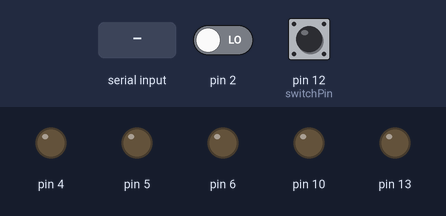
A sketch run on a simulated Arduino Uno, built with avr-gcc and run on an emulated ATmega328P. Parts: output pins drawn as LEDs (lit = HIGH). The test bench sets the inputs (shaded band); at power-on: pin 2 LOW, pin 12 (switchPin) HIGH. What the sketch prints to the serial monitor is not drawn.

Above: at 1.2 s.
1.3 s: "L" received over Serial
At 4.2 s:
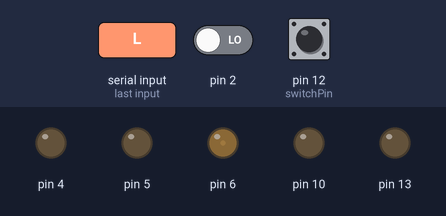
4.3 s: "M" received over Serial
At 8.8 s:
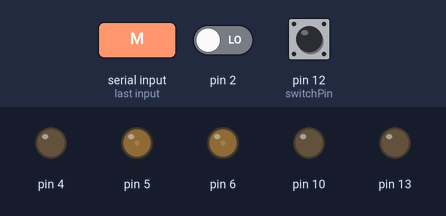
10.0 s: "R" received over Serial
At 11.6 s:
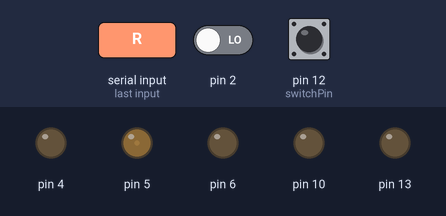
13.0 s: "U" received over Serial
At 15.8 s:
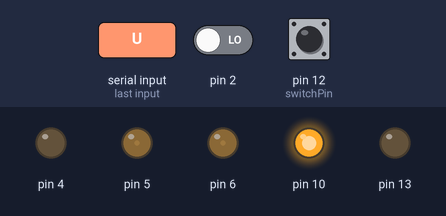
16.0 s: "A" received over Serial
Timing chart, 0 to 22.3 s (numbered marks = the images above; inputs shaded):
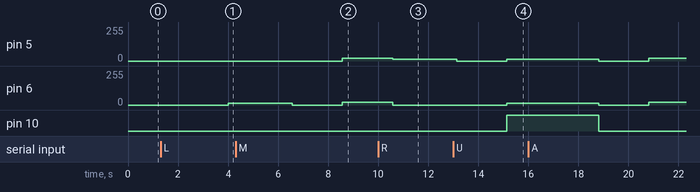

Measured:
- after the input at 1.3 s, pin 6: 0/255 → 15/255 after 2.7 s
- after the input at 4.3 s, pin 5: 0/255 → 22/255 after 4.3 s
- after the input at 10.0 s, pin 5: 22/255 → 15/255 after 0.57 s; pin 6: 22/255 → 0/255 after 0.57 s
- after the input at 13.0 s, pin 6: 0/255 → 15/255 after 2.1 s; pin 10: LOW → HIGH after 2.1 s

The sketch:

driver_test.ino
```cpp
#include "cytron_driver.h"
#include "SerialData.h"
#include "PID.h"

#define PWM_STEP  1
#define TURN_TIME 250
#define MIN_STOP  40

#define AUTO  1
#define MANUAL  2
#define EMERG_STOP  -1

#define FORWARD 1
#define REVERSE -1
#define RIGHT 2
#define LEFT  3

#define MAX_TH  30
#define ABS_PAN 0.5*MAX_TH

int throttlePin = 9;    // channel 3
int panPin = 3;         // channel 1
int switchPin = 12;     // channel 5
//int reversePin = 13;
int baseThrottle = MAX_TH/2 ;
int prevAngle = 0;
int noLineCount = 0;

/* PID variables */
double kp = 1.5, ki = 0.0, kd = 0.0;
int setpoint = baseThrottle;
int l_acc = 0, l_err = 0, l_prev = 0;
int r_acc = 0, r_err = 0, r_prev = 0;


SerialData serialdata(0);

//extern int dout;
int out = 0;

int dir = FORWARD;
int l_prev_spd = 0;
int r_prev_spd = 0;

int l_set_spd = 0;
int r_set_spd = 0;

int inputThrottle = 0;
int inputPan = 0;

int throttle = 0;
int pan = 0;
int modeSwitch = 0;
int reverseSw = 0;

volatile int sys_state = MANUAL;
volatile int prev_sys_state = sys_state;
CytronMD rightMtr(PWM_DIR, 6, 4);
CytronMD leftMtr(PWM_DIR, 5, 10);

// ultrasonic variables
unsigned int dist_pin = 2;   // The Arduino's the Pin2 connection to US-100 Echo / RX
int em_stop = 0;

void setup() {
  Serial.begin(115200);

  //motor.begin();
  pinMode(13, OUTPUT);
  pinMode(throttlePin, INPUT);
  pinMode(panPin, INPUT);
  pinMode(switchPin, INPUT);

  //ultrasonic pin declaration
  pinMode(dist_pin, INPUT);
  //attachInterrupt(digitalPinToInterrupt(dist_pin), dist_handler_high, RISING);
  //sei();
}

//void dist_handler_high(){
//  sys_state = EMERG_STOP;
//  attachInterrupt(digitalPinToInterrupt(dist_pin), dist_handler_low, FALLING);
//}
//
//void dist_handler_low(){
//  sys_state = MANUAL;
//  attachInterrupt(digitalPinToInterrupt(dist_pin), dist_handler_high, RISING);
//}

int pid(int spderr, int &prev_val, int &Iterm){
  Iterm += spderr;
  int prev_error = prev_val - setpoint;
  int Dterm = spderr - prev_error;
  int mtr_spd = kp*(spderr) + ki*(Iterm) + kd*(Dterm);
  prev_val = mtr_spd;

  return mtr_spd;
}

void debugOutputs(){
  Serial.print("Throttle input: ");
  Serial.print(inputThrottle);
  Serial.print("  Pan input: ");
  Serial.print(inputPan);
  Serial.print("  Mapped throttle: ");
  Serial.print(throttle);
  Serial.print("  Mapped pan: ");
  Serial.print(pan);
  Serial.print("  Left Motor PWM: ");
  Serial.print(l_set_spd);
  Serial.print("  Right Motor PWM: ");
  Serial.print(r_set_spd);
  Serial.print("  Direction: ");
  if(dir == FORWARD){
    Serial.print("FORWARD");
  }
  else if(dir == REVERSE){
    Serial.print("REVERSE");
  }
  Serial.println("");
}

void smoothShift(int l_spd, int r_spd, int l_dir, int r_dir){
  //reverseSw = pulseIn(reversePin, HIGH);
  reverseSw = 0;
  for(int i = 0; i < 254; i++){
    if(l_prev_spd > l_spd){
      l_prev_spd -= PWM_STEP;
    }
    else if(l_prev_spd < l_spd){
      l_prev_spd += PWM_STEP;
    }
    if(r_prev_spd > r_spd){
      r_prev_spd -= PWM_STEP;
    }
    else if(r_prev_spd < r_spd){
      r_prev_spd += PWM_STEP;
    }

    l_prev_spd = constrain(l_prev_spd, -2*MAX_TH, 2*MAX_TH);
    r_prev_spd = constrain(r_prev_spd, -2*MAX_TH, 2*MAX_TH);


    if(sys_state == MANUAL){
      if((l_prev_spd < 3) && (r_prev_spd < 3)){
        if(reverseSw < 1500){
          dir = FORWARD;
        }
        else if(reverseSw > 1500){
          dir = REVERSE;
        }
      }
    }
    else if(sys_state == AUTO){
      dir = FORWARD;
    }

    //motor.set(B, r_prev_spd, dir);
    //motor.set(A, l_prev_spd, dir);

    leftMtr.setSpeed(l_prev_spd*l_dir);
    rightMtr.setSpeed(r_prev_spd*r_dir);

    if((l_prev_spd == l_set_spd) && (r_prev_spd == r_set_spd)){
      break;
    }
  }

}

void kickStart(){
  smoothShift(0,0,FORWARD,FORWARD);
  for(int i =0; i < 180; i++){
      smoothShift(baseThrottle, baseThrottle, FORWARD, FORWARD);
      delay(5);
  }
  Serial.flush();
  return;
}

void reverseMotion(){
  smoothShift(0,0,FORWARD,FORWARD);
  for(int i =0; i < 180; i++){
      smoothShift(baseThrottle, baseThrottle, REVERSE, REVERSE);
      delay(5);
  }
  Serial.flush();
  return;
}

void turnVehicle(int turn_dir){
  smoothShift(0,0, FORWARD, FORWARD);
  if(turn_dir == LEFT){

    //Serial.println("Turning left");
    //delay(TURN_TIME);
    for(int i =0; i < TURN_TIME; i++){
      smoothShift(0, baseThrottle, REVERSE, FORWARD);
      delay(5);
    }
  }
  if(turn_dir == RIGHT){
    //smoothShift(baseThrottle, baseThrottle, FORWARD, REVERSE);
    for(int i =0; i < TURN_TIME; i++){
      smoothShift(baseThrottle, 0, FORWARD, REVERSE);
      delay(5);
    }
    //delay(TURN_TIME);
  }
  Serial.flush();
  smoothShift(0,0, FORWARD, FORWARD);
}

void aboutTurnVehicle(){
  smoothShift(0,0,FORWARD,FORWARD);
  for(int i = 0; i < 400; i++){
    smoothShift(baseThrottle, baseThrottle, REVERSE, FORWARD);
    delay(5);
  }
  Serial.flush();
  smoothShift(0,0,FORWARD,FORWARD);
}

int filter_recv_value(int val){
  val = map(val, -120, 120, -ABS_PAN, ABS_PAN);
  val = constrain(val, -ABS_PAN, ABS_PAN);
  return val;
}

void modeAuto(){

  if(Serial.available() > 0){
    //out = serialdata.decodeData(serialdata.data);
    serialdata.decodeData(serialdata.data);
    out = serialdata.data.angle;
  }
  noInterrupts();
  //Serial.println(serialdata.data.t);
  if(serialdata.data.t == 'L'){
    out = 0;
    //smoothShift(0,0,FORWARD,FORWARD);
    turnVehicle(LEFT);
    serialdata.data.t = 'N';
    stopThatDamnVehicle = 0;
    return;
  }
  if(serialdata.data.t == 'R'){
    out = 0;
    //smoothShift(0,0,FORWARD,FORWARD);
    turnVehicle(RIGHT);
    serialdata.data.t = 'N';
    stopThatDamnVehicle = 0;
    return;
  }
  if(serialdata.data.t == 'U'){
    out = 0;
    aboutTurnVehicle();
    serialdata.data.t = 'N';
    stopThatDamnVehicle = 0;
    return;
  }
  if(serialdata.data.t == 'F'){
    out = 0;
    kickStart();
    serialdata.data.t = 'N';
    stopThatDamnVehicle = 0;
    return;
  }
  //Serial.println(serialdata.data.t);
  //noInterrupts();
  if(stopThatDamnVehicle > 10){
    //digitalWrite(13, HIGH);
    out = 0;
    smoothShift(0,0, FORWARD, FORWARD);
    //reverseMotion();
    //stopThatDamnVehicle = 0;
    return;
  }

  if(out > 360){

  out = prevAngle;
  out = filter_recv_value(out);

  smoothShift(pid((baseThrottle+out), l_prev, l_acc), pid((baseThrottle-out), r_prev, r_acc), FORWARD, FORWARD);
  }

  else {
    out = filter_recv_value(out);
    prevAngle = out;

    smoothShift(pid((baseThrottle+out), l_prev, l_acc), pid((baseThrottle-out), r_prev, r_acc), FORWARD, FORWARD);
  }
  //}
  //debugOutputs();
  return;
}

void modeManual(){
  stopThatDamnVehicle = 0;
  Serial.flush();
  //digitalWrite(13, LOW);
  inputThrottle = pulseIn(throttlePin, HIGH);
  inputPan = pulseIn(panPin, HIGH);

  throttle = map(inputThrottle, 1010, 2000, 0, MAX_TH);
  throttle = constrain(throttle, 0, MAX_TH);
  //pan = map(inputPan, 1989, 995, -35, 35);
  pan = map(inputPan, 2000, 1010, -ABS_PAN, ABS_PAN);
  pan = constrain(pan, -ABS_PAN, ABS_PAN);

  if(inputThrottle == 0) throttle = 0;
  if(inputPan == 0) pan = 0;

  l_set_spd = throttle + pan;
  r_set_spd = throttle - pan;


  smoothShift(l_set_spd, r_set_spd, FORWARD, FORWARD);
}

void serialEvent(){
  //delay(5);
  modeAuto();
}

void testFunc(){
  turnVehicle(LEFT);
  delay(2400);
  turnVehicle(RIGHT);
  delay(2400);
//  Serial.print("Right mtr spd: ");
//  Serial.print(r);
//  Serial.print("  Left mtr spd: ");
//  Serial.print(l);
//  Serial.print("  Right prev: ");
//  Serial.print(r_prev);
//  Serial.print("  Left prev: ");
//  Serial.print(l_prev);
//  Serial.print("  Right acc: ");
//  Serial.print(r_acc);
//  Serial.print("  Left acc: ");
//  Serial.println(l_acc);

}

void loop() {

  modeSwitch = pulseIn(switchPin, HIGH);
  em_stop = pulseIn(dist_pin, HIGH);

//  if(em_stop > 1000){
//    noInterrupts();
//    smoothShift(0,0, FORWARD, FORWARD);
//    Serial.flush();
//    digitalWrite(13, HIGH);
//  }

  if(modeSwitch > 1500){
    digitalWrite(13, LOW);
    noInterrupts();
    sys_state = MANUAL;

    modeManual();
  }
  else{
    if(em_stop < 1000){
      digitalWrite(13, LOW);
      sys_state = AUTO;
      interrupts();
    }
    else{
      noInterrupts();
      smoothShift(0,0, FORWARD, FORWARD);
      Serial.flush();
      digitalWrite(13, HIGH);
    }

  }

}
```

PID.cpp
```cpp
// (licence header left out)
#if ARDUINO >= 100
  #include "Arduino.h"
#else
  #include "WProgram.h"
#endif

#include "PID.h"

/*Constructor (...)*********************************************************
 *    The parameters specified here are those for for which we can't set up
 *    reliable defaults, so we need to have the user set them.
 ***************************************************************************/
PID::PID(double* Input, double* Output, double* Setpoint,
        double Kp, double Ki, double Kd, int ControllerDirection)
{
	PID::SetOutputLimits(0, 255);				//default output limit corresponds to
												//the arduino pwm limits

    SampleTime = 100;							//default Controller Sample Time is 0.1 seconds

    PID::SetControllerDirection(ControllerDirection);
    PID::SetTunings(Kp, Ki, Kd);

    lastTime = millis()-SampleTime;
    inAuto = false;
    myOutput = Output;
    myInput = Input;
    mySetpoint = Setpoint;

}


/* Compute() **********************************************************************
 *     This, as they say, is where the magic happens.  this function should be called
 *   every time "void loop()" executes.  the function will decide for itself whether a new
 *   pid Output needs to be computed
 **********************************************************************************/
void PID::Compute()
{
   if(!inAuto) return;
   unsigned long now = millis();
   unsigned long timeChange = (now - lastTime);
   if(timeChange>=SampleTime)
   {
      /*Compute all the working error variables*/
	  double input = *myInput;
      double error = *mySetpoint - input;
      ITerm+= (ki * error);
      if(ITerm > outMax) ITerm= outMax;
      else if(ITerm < outMin) ITerm= outMin;
      double dInput = (input - lastInput);

      /*Compute PID Output*/
      //double output = kp * error + ITerm- kd * dInput;
      double output = kp * error + ITerm - kd * dInput;

	  if(output > outMax) output = outMax;
      else if(output < outMin) output = outMin;
	  *myOutput = output;

      /*Remember some variables for next time*/
      lastInput = input;
      lastTime = now;
   }
}


/* SetTunings(...)*************************************************************
 * This function allows the controller's dynamic performance to be adjusted.
 * it's called automatically from the constructor, but tunings can also
 * be adjusted on the fly during normal operation
 ******************************************************************************/
void PID::SetTunings(double Kp, double Ki, double Kd)
{
   if (Kp<0 || Ki<0 || Kd<0) return;

   dispKp = Kp; dispKi = Ki; dispKd = Kd;

   double SampleTimeInSec = ((double)SampleTime)/1000;
   kp = Kp;
   ki = Ki * SampleTimeInSec;
   kd = Kd / SampleTimeInSec;

  if(controllerDirection ==REVERSE)
   {
      kp = (0 - kp);
      ki = (0 - ki);
      kd = (0 - kd);
   }
}

/* SetSampleTime(...) *********************************************************
 * sets the period, in Milliseconds, at which the calculation is performed
 ******************************************************************************/
void PID::SetSampleTime(int NewSampleTime)
{
   if (NewSampleTime > 0)
   {
      double ratio  = (double)NewSampleTime
                      / (double)SampleTime;
      ki *= ratio;
      kd /= ratio;
      SampleTime = (unsigned long)NewSampleTime;
   }
}

/* SetOutputLimits(...)****************************************************
 *     This function will be used far more often than SetInputLimits.  while
 *  the input to the controller will generally be in the 0-1023 range (which is
 *  the default already,)  the output will be a little different.  maybe they'll
 *  be doing a time window and will need 0-8000 or something.  or maybe they'll
 *  want to clamp it from 0-125.  who knows.  at any rate, that can all be done
 *  here.
 **************************************************************************/
void PID::SetOutputLimits(double Min, double Max)
{
   if(Min >= Max) return;
   outMin = Min;
   outMax = Max;

   if(inAuto)
   {
	   if(*myOutput > outMax) *myOutput = outMax;
	   else if(*myOutput < outMin) *myOutput = outMin;

	   if(ITerm > outMax) ITerm= outMax;
	   else if(ITerm < outMin) ITerm= outMin;
   }
}

/* SetMode(...)****************************************************************
 * Allows the controller Mode to be set to manual (0) or Automatic (non-zero)
 * when the transition from manual to auto occurs, the controller is
 * automatically initialized
 ******************************************************************************/
void PID::SetMode(int Mode)
{
    bool newAuto = (Mode == AUTOMATIC);
    if(newAuto == !inAuto)
    {  /*we just went from manual to auto*/
        PID::Initialize();
    }
    inAuto = newAuto;
}

/* Initialize()****************************************************************
 *	does all the things that need to happen to ensure a bumpless transfer
 *  from manual to automatic mode.
 ******************************************************************************/
void PID::Initialize()
{
   ITerm = *myOutput;
   lastInput = *myInput;
   if(ITerm > outMax) ITerm = outMax;
   else if(ITerm < outMin) ITerm = outMin;
}

/* SetControllerDirection(...)*************************************************
 * The PID will either be connected to a DIRECT acting process (+Output leads
 * to +Input) or a REVERSE acting process(+Output leads to -Input.)  we need to
 * know which one, because otherwise we may increase the output when we should
 * be decreasing.  This is called from the constructor.
 ******************************************************************************/
void PID::SetControllerDirection(int Direction)
{
   if(inAuto && Direction !=controllerDirection)
   {
	  kp = (0 - kp);
      ki = (0 - ki);
      kd = (0 - kd);
   }
   controllerDirection = Direction;
}

/* Status Funcions*************************************************************
 * Just because you set the Kp=-1 doesn't mean it actually happened.  these
 * functions query the internal state of the PID.  they're here for display
 * purposes.  this are the functions the PID Front-end uses for example
 ******************************************************************************/
double PID::GetKp(){ return  dispKp; }
double PID::GetKi(){ return  dispKi;}
double PID::GetKd(){ return  dispKd;}
int PID::GetMode(){ return  inAuto ? AUTOMATIC : MANUAL;}
int PID::GetDirection(){ return controllerDirection;}
```

PID.h
```cpp
#ifndef PID_v1_h
#define PID_v1_h
#define LIBRARY_VERSION	1.0.0

class PID
{


  public:

  //Constants used in some of the functions below
  #define AUTOMATIC	1
  #define MANUAL	0
  #define DIRECT  0
  #define REVERSE  1

  //commonly used functions **************************************************************************
    PID(double*, double*, double*,        // * constructor.  links the PID to the Input, Output, and
        double, double, double, int);     //   Setpoint.  Initial tuning parameters are also set here

    void SetMode(int Mode);               // * sets PID to either Manual (0) or Auto (non-0)

    void Compute();                       // * performs the PID calculation.  it should be
                                          //   called every time loop() cycles. ON/OFF and
                                          //   calculation frequency can be set using SetMode
                                          //   SetSampleTime respectively

    void SetOutputLimits(double, double); //clamps the output to a specific range. 0-255 by default, but
										  //it's likely the user will want to change this depending on
										  //the application


  //available but not commonly used functions ********************************************************
    void SetTunings(double, double,       // * While most users will set the tunings once in the
                    double);         	  //   constructor, this function gives the user the option
                                          //   of changing tunings during runtime for Adaptive control
	void SetControllerDirection(int);	  // * Sets the Direction, or "Action" of the controller. DIRECT
										  //   means the output will increase when error is positive. REVERSE
										  //   means the opposite.  it's very unlikely that this will be needed
										  //   once it is set in the constructor.
    void SetSampleTime(int);              // * sets the frequency, in Milliseconds, with which
                                          //   the PID calculation is performed.  default is 100


  //Display functions ****************************************************************
	double GetKp();						  // These functions query the pid for interal values.
	double GetKi();						  //  they were created mainly for the pid front-end,
	double GetKd();						  // where it's important to know what is actually
	int GetMode();						  //  inside the PID.
	int GetDirection();					  //

  private:
	void Initialize();

	double dispKp;				// * we'll hold on to the tuning parameters in user-entered
	double dispKi;				//   format for display purposes
	double dispKd;				//

	double kp;                  // * (P)roportional Tuning Parameter
    double ki;                  // * (I)ntegral Tuning Parameter
    double kd;                  // * (D)erivative Tuning Parameter

	int controllerDirection;

    double *myInput;              // * Pointers to the Input, Output, and Setpoint variables
    double *myOutput;             //   This creates a hard link between the variables and the
    double *mySetpoint;           //   PID, freeing the user from having to constantly tell us
                                  //   what these values are.  with pointers we'll just know.

	unsigned long lastTime;
	double ITerm, lastInput;

	int SampleTime;
	double outMin, outMax;
	bool inAuto;
};
#endif
```

Source omitted: SerialData.cpp (2891 bytes), SerialData.h (714 bytes), cytron_driver.cpp (927 bytes), cytron_driver.h (628 bytes), motor_driver.cpp (5031 bytes), motor_driver.h (2504 bytes)
